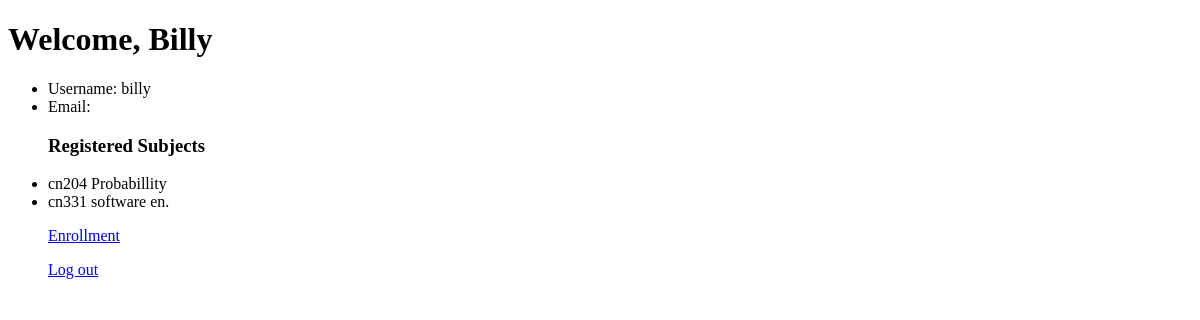
The page /Users/ (signed in) on the database as committed earlier.
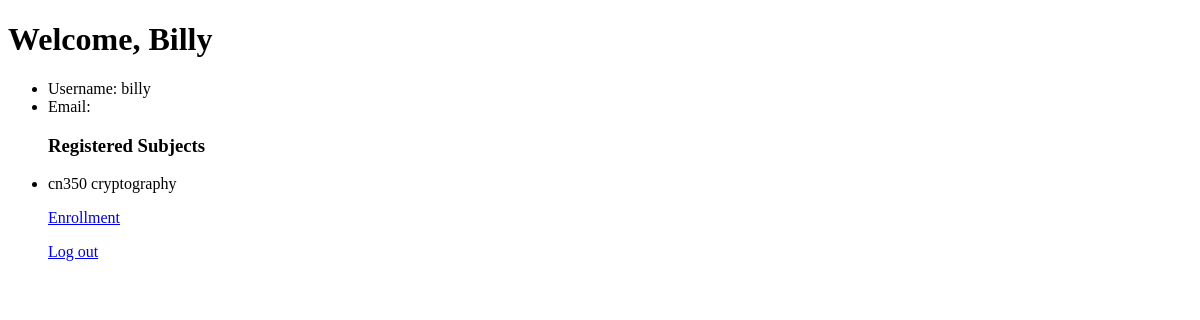
The same page on the database as committed later.
### Register/models.py (models this page shows)
class Course(models.Model):
    course_code = models.CharField(max_length=5 , primary_key= True)
    course_name = models.CharField(max_length=64)
    semester = models.PositiveIntegerField()
    academic_year = models.PositiveIntegerField()
    limit_seat = models.PositiveIntegerField()
    siting = models.PositiveIntegerField()
    status = models.BooleanField()
    student = models.ManyToManyField(User, blank=True,related_name="enroll")
    def __str__(self):
        return f"{self.course_code} {self.course_name}  "

### Users/views.py (the view)
# urls.py: path('',views.index,name='index'),
def index(request):
    if not request.user.is_authenticated:
        return HttpResponseRedirect(reverse("Users:login"))
    get_subject = request.user.enroll.all()
    return render(request, "users/studentinfo.html",{
        "subject":get_subject,
    })

### Users/templates/users/studentInfo.html
{% extends "Users/layout.html" %}
{% load static %}
{% block body %}
    <h1>Welcome, {{ request.user.first_name }}</h1>
    <ul>
        <li>Username: {{ request.user.username }}</li>
        <li>Email: {{ request.user.email }}
        <h3>Registered Subjects</h3>
            {% for x in subject  %}
                <li>{{ x }}</li>
            {% endfor %}
    </ul>
    <ul>
        <p><a href="{% url 'Register:index' %}">Enrollment</a></p>
        <p><a href="{% url 'Users:logout' %}">Log out</a></p>
    </ul>
{% endblock %}

Rows that differ between the two databases and show on the page:
no longer on this page (row unchanged): Course: course_code+course_name "cn204 Probabillity"
no longer on this page (row edited): Course: course_code+course_name "cn331 software en."
now on this page (row unchanged): Course: course_code+course_name "cn350 cryptography"
